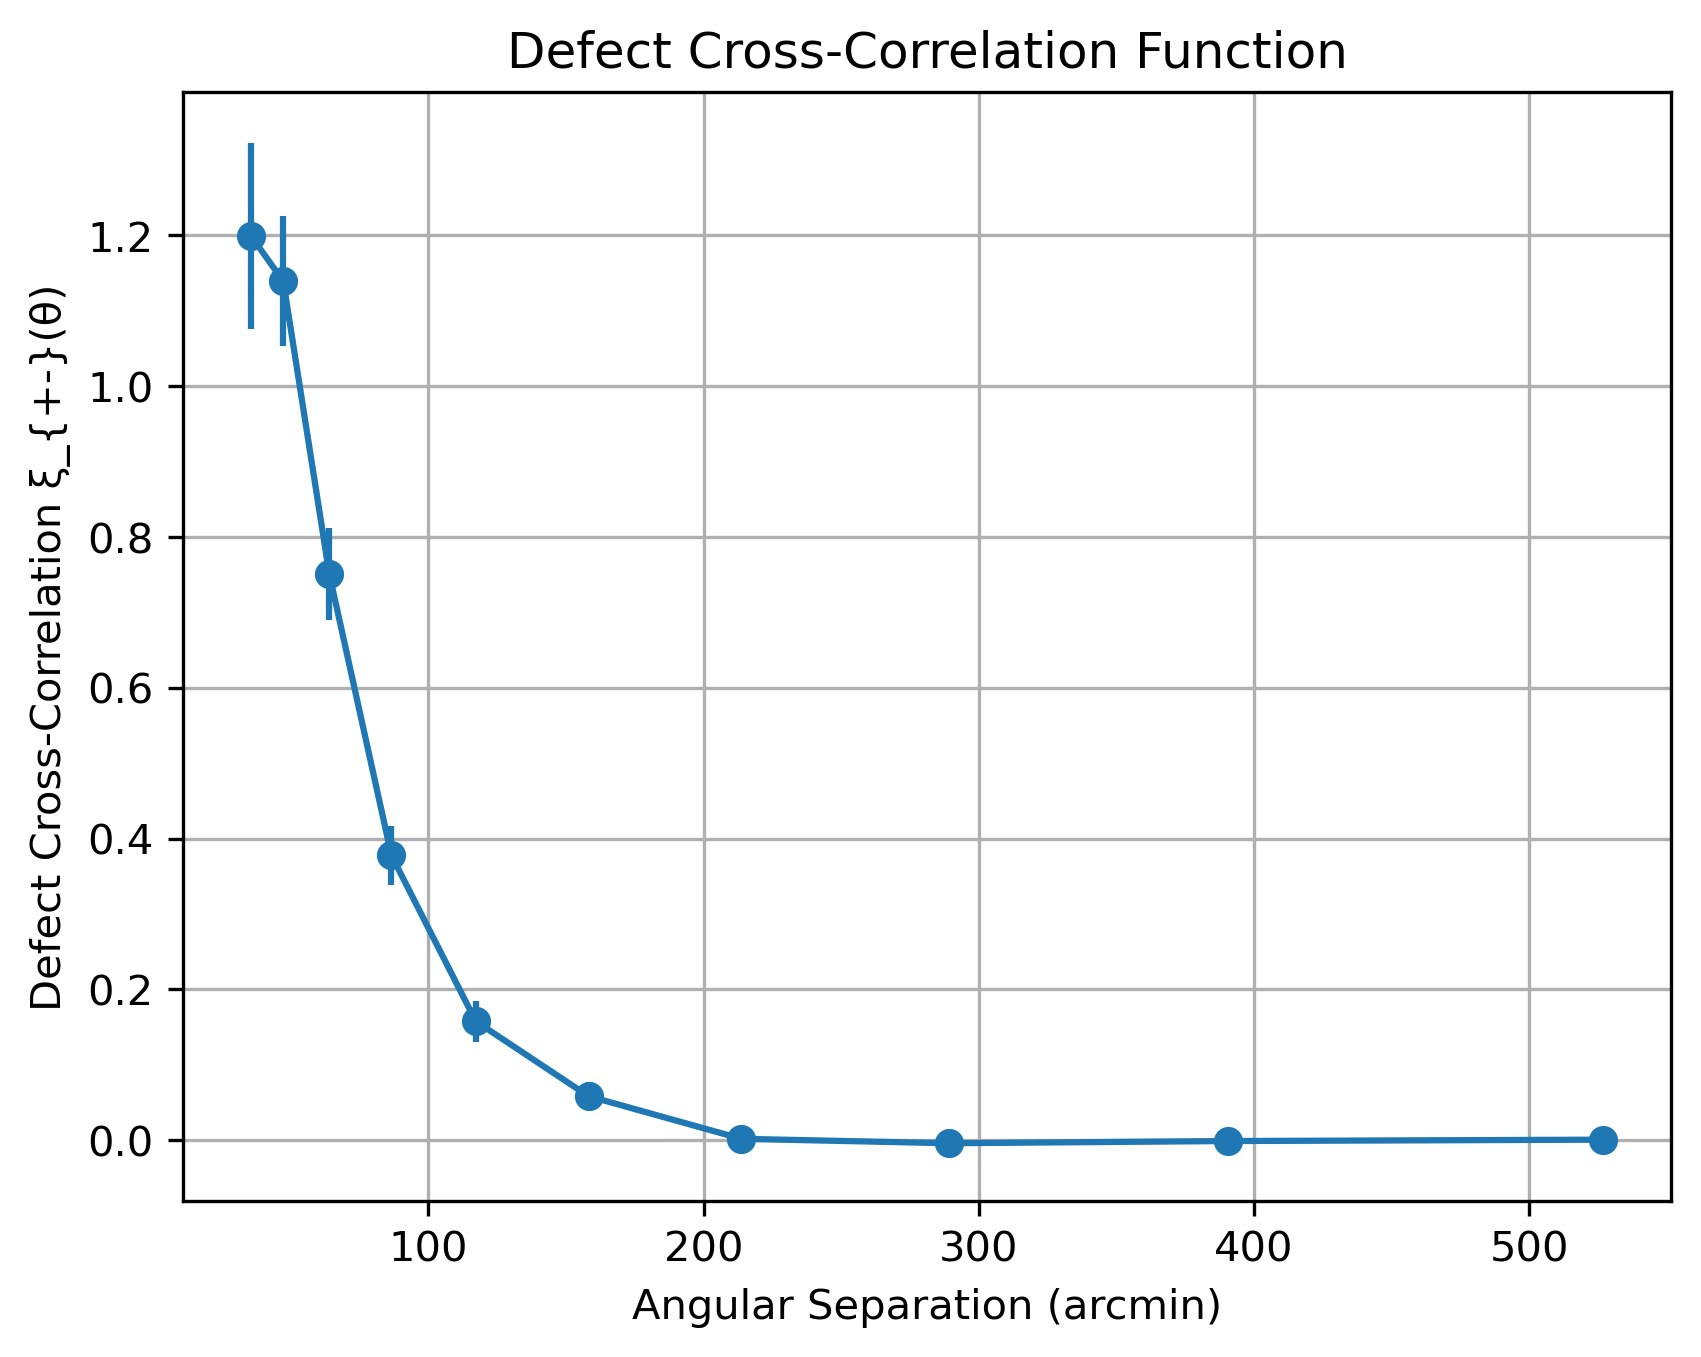

Generate this figure with Python:
import numpy as np  
import os
import sys
from tqdm import tqdm
sys.path.append(os.path.dirname(os.path.dirname(os.path.abspath(__file__))))
from DefectFinder import DefectFinder
realizations = 1000
DATA_DIR = '/cephfs/jbai/DefectMockGaussian'
pn_list = []
for i in tqdm(range(realizations)):
    sigmas = [np.radians(30/60)]#[np.radians(15/60), np.radians(30/60), np.radians(90/60)]
    for sigma in sigmas:
        s = int(np.degrees(sigma)*60)
        df = DefectFinder(f"{DATA_DIR}/Maps/realisation_{i}.npz")
        df.load_defects(f"{DATA_DIR}/Defects/realisation_{i}_s{s}_defects.npz")
        
        # if s == 15:
        #     savepath = f"{DATA_DIR}/Defects/realisation_{i}_s{s}_defects"
        #     theta, xi_pp, varxi_pp, covmat_pp = df.correlation_function(charge1_path=f"{savepath}_charge_+0.5.fits",
        #                                                                 charge2_path=f"{savepath}_charge_+0.5.fits",
        #                                                                 min_sep=15., max_sep=600, n_bins=30)
        # elif s == 30:
        #     savepath = f"{DATA_DIR}/Defects/realisation_{i}_s{s}_defects"
        #     theta, xi_pp, varxi_pp, covmat_pp = df.correlation_function(charge1_path=f"{savepath}_charge_+0.5.fits",
        #                                                                 charge2_path=f"{savepath}_charge_+0.5.fits",
        #                                                                 min_sep=30., max_sep=600, n_bins=30)
        # elif s == 90:
        #     savepath = f"{DATA_DIR}/Defects/realisation_{i}_s{s}_defects"
        #     theta, xi_pp, varxi_pp, covmat_pp = df.correlation_function(charge1_path=f"{savepath}_charge_+0.5.fits",
        #                                                                 charge2_path=f"{savepath}_charge_+0.5.fits",
        #                                                                 min_sep=90., max_sep=600, n_bins=30)
        # os.makedirs(f"{DATA_DIR}/PosPos", exist_ok=True)
        # np.savez(f"{DATA_DIR}/PosPos/realisation_{i}_s{s}_pos_pos_corr.npz",
        #          theta=theta,
        #          xi_pp=xi_pp,
        #          varxi_pp=varxi_pp,
        #          covmat_pp=covmat_pp)
        
        # if s == 15:
        #     savepath = f"{DATA_DIR}/Defects/realisation_{i}_s{s}_defects"
        #     theta, xi_nn, varxi_nn, covmat_nn = df.correlation_function(charge1_path=f"{savepath}_charge_-0.5.fits",
        #                                                                 charge2_path=f"{savepath}_charge_-0.5.fits",
        #                                                                 min_sep=15., max_sep=600, n_bins=30)
        # elif s == 30:
        #     savepath = f"{DATA_DIR}/Defects/realisation_{i}_s{s}_defects"
        #     theta, xi_nn, varxi_nn, covmat_nn = df.correlation_function(charge1_path=f"{savepath}_charge_-0.5.fits",
        #                                                                 charge2_path=f"{savepath}_charge_-0.5.fits",
        #                                                                 min_sep=30., max_sep=600, n_bins=30)
        # elif s == 90:
        #     savepath = f"{DATA_DIR}/Defects/realisation_{i}_s{s}_defects"
        #     theta, xi_nn, varxi_nn, covmat_nn = df.correlation_function(charge1_path=f"{savepath}_charge_-0.5.fits",
        #                                                                 charge2_path=f"{savepath}_charge_-0.5.fits",
        #                                                                 min_sep=90., max_sep=600, n_bins=30)
        # os.makedirs(f"{DATA_DIR}/NegNeg", exist_ok=True)
        # np.savez(f"{DATA_DIR}/NegNeg/realisation_{i}_s{s}_neg_neg_corr.npz",
        #          theta=theta,
        #          xi_nn=xi_nn,
        #          varxi_nn=varxi_nn,
        #          covmat_nn=covmat_nn)
        
        if s == 15:
            savepath = f"{DATA_DIR}/Defects/realisation_{i}_s{s}_defects"
            theta, xi_pn, varxi_pn, covmat_pn = df.correlation_function(charge1_path=f"{savepath}_charge_+0.5.fits",
                                                                        charge2_path=f"{savepath}_charge_-0.5.fits",
                                                                        min_sep=15., max_sep=600, n_bins=30)
        elif s == 30:
            savepath = f"{DATA_DIR}/Defects/realisation_{i}_s{s}_defects"
            theta, xi_pn, varxi_pn, covmat_pn = df.correlation_function(charge1_path=f"{savepath}_charge_+0.5.fits",
                                                                        charge2_path=f"{savepath}_charge_-0.5.fits",
                                                                        min_sep=30., max_sep=600, n_bins=10)
        elif s == 90:
            savepath = f"{DATA_DIR}/Defects/realisation_{i}_s{s}_defects"
            theta, xi_pn, varxi_pn, covmat_pn = df.correlation_function(charge1_path=f"{savepath}_charge_+0.5.fits",
                                                                        charge2_path=f"{savepath}_charge_-0.5.fits",
                                                                        min_sep=90., max_sep=600, n_bins=30)
        pn_list.append(xi_pn)

pn_list = np.array(pn_list)
np.savez(f"./test_2pcfs.npz",
         theta=theta,
         pn_list=pn_list)

import matplotlib.pyplot as plt
mean_xi_pn = np.mean(pn_list, axis=0)
std_xi_pn = np.std(pn_list, axis=0)
plt.errorbar(theta, mean_xi_pn, yerr=std_xi_pn, fmt='o-')
plt.xlabel("Angular Separation (arcmin)")
plt.ylabel("Defect Cross-Correlation ξ_{+-}(θ)")
plt.title("Defect Cross-Correlation Function")
plt.grid()
plt.savefig("./test_2pcfs.png", dpi=300, bbox_inches='tight')
